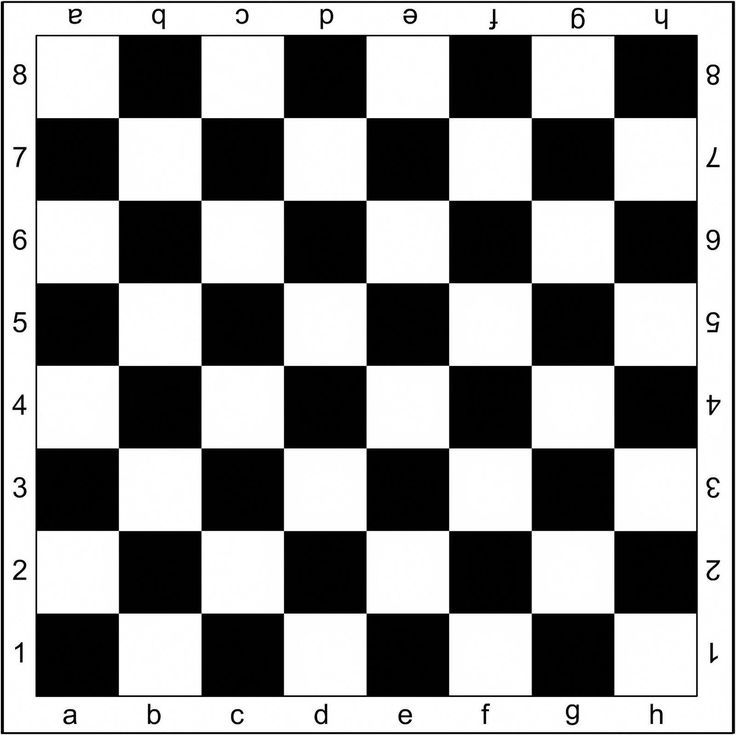
#> input picture Image_Processing/images/chessboard.jpg, 736 x 735 px, found by its file name
$ python lab2.py
#> lines starting #> are read from the running program, lines starting #| are printed output that depends on the picture; after the words box and inside, x2 and y2 are one past the last pixel; in counts of white or black regions, pixels touching at a corner belong together
import cv2
import numpy as np

filename = 'chessboard.jpg'
img = cv2.imread('Image_Processing/images/chessboard.jpg')
#> img is the input picture: shape (735, 736, 3); min 0, max 255, mean 145.8
gray = cv2.cvtColor(img, cv2.COLOR_BGR2GRAY)
gray = np.float32(gray)
dst = cv2.cornerHarris(gray, 2,3,0.04)
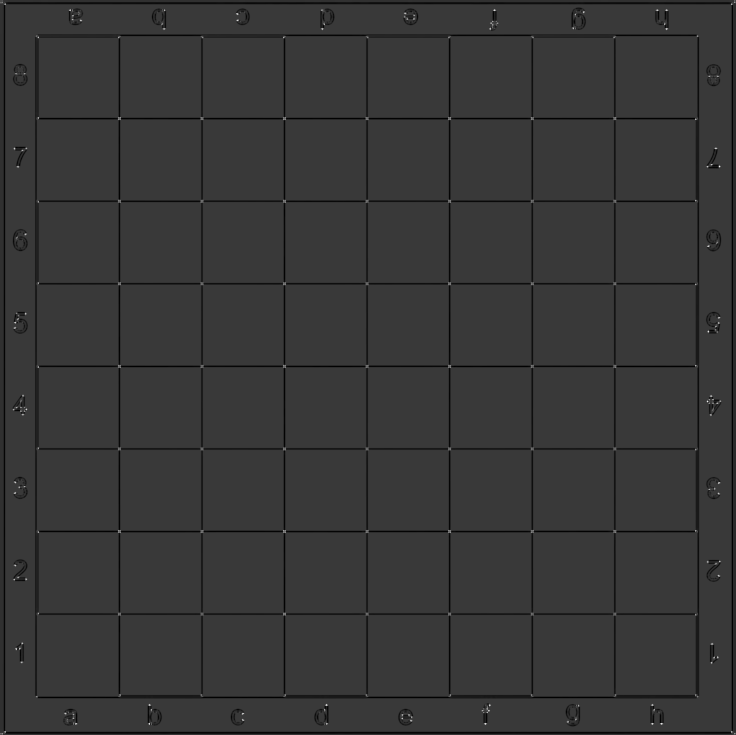
#> dst: shape (735, 736) float32; min -119277288, max 409607680, mean -4679446.5; drawn with min black and max white
dst = cv2.dilate(dst, None)
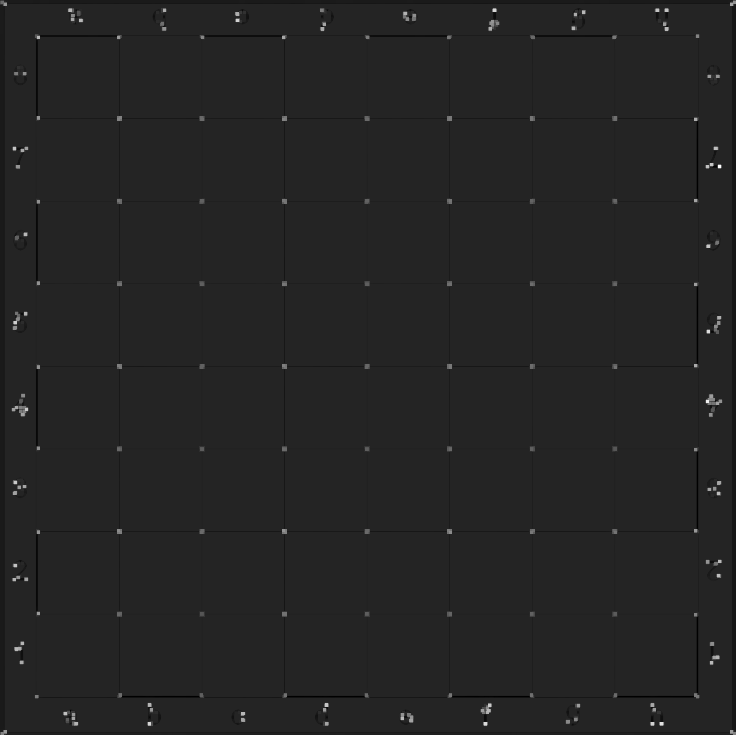
#> dst: shape (735, 736) float32; min -67993216, max 409607680, mean 303802; drawn with min black and max white

img[dst>0.01*dst.max()] = (0,0,255)
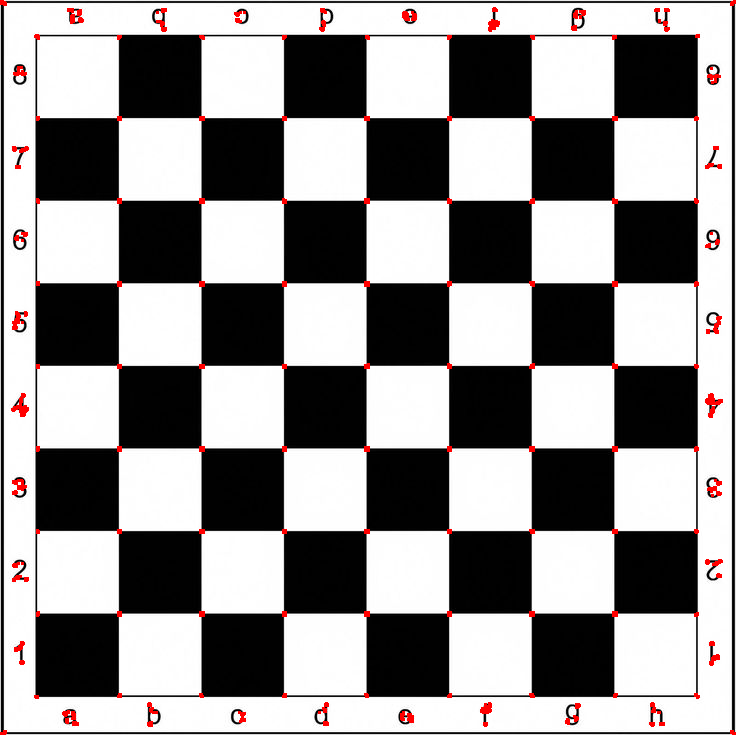
#> img: shape (735, 736, 3); 1.07% of pixels changed, all inside (x1, y1, x2, y2) = (0, 0, 736, 735)
cv2.imshow('dst', img)
if cv2.waitKey(0) & 0xff == 27:
#> (key Esc is pressed here)
    cv2.destroyAllWindows()

# it workssssssssssssssssssss
